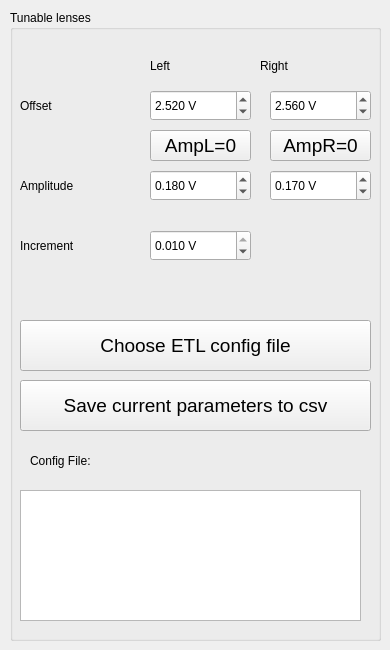
    <widget class="QWidget" name="tab_3">
     <attribute name="title">
      <string>ETL</string>
     </attribute>
     <widget class="QGroupBox" name="etlGroupbox1">
      <property name="geometry">
       <rect>
        <x>10</x>
        <y>10</y>
        <width>371</width>
        <height>631</height>
       </rect>
      </property>
      <property name="title">
       <string>Tunable lenses</string>
      </property>
      <widget class="QLabel" name="label_15">
       <property name="geometry">
        <rect>
         <x>10</x>
         <y>80</y>
         <width>131</width>
         <height>31</height>
        </rect>
       </property>
       <property name="text">
        <string>Offset</string>
       </property>
      </widget>
      <widget class="QLabel" name="label_16">
       <property name="geometry">
        <rect>
         <x>10</x>
         <y>160</y>
         <width>141</width>
         <height>31</height>
        </rect>
       </property>
       <property name="text">
        <string>Amplitude</string>
       </property>
      </widget>
      <widget class="QDoubleSpinBox" name="etl_l_offset_Spinbox">
       <property name="enabled">
        <bool>true</bool>
       </property>
       <property name="geometry">
        <rect>
         <x>140</x>
         <y>80</y>
         <width>101</width>
         <height>31</height>
        </rect>
       </property>
       <property name="suffix">
        <string> V</string>
       </property>
       <property name="decimals">
        <number>3</number>
       </property>
       <property name="maximum">
        <double>5.000000000000000</double>
       </property>
       <property name="singleStep">
        <double>0.002000000000000</double>
       </property>
       <property name="value">
        <double>2.520000000000000</double>
       </property>
      </widget>
      <widget class="QLabel" name="label_8">
       <property name="geometry">
        <rect>
         <x>140</x>
         <y>40</y>
         <width>91</width>
         <height>31</height>
        </rect>
       </property>
       <property name="text">
        <string>Left</string>
       </property>
      </widget>
      <widget class="QLabel" name="label_9">
       <property name="geometry">
        <rect>
         <x>250</x>
         <y>40</y>
         <width>91</width>
         <height>31</height>
        </rect>
       </property>
       <property name="text">
        <string>Right</string>
       </property>
      </widget>
      <widget class="QDoubleSpinBox" name="etl_r_offset_Spinbox">
       <property name="enabled">
        <bool>true</bool>
       </property>
       <property name="geometry">
        <rect>
         <x>260</x>
         <y>80</y>
         <width>101</width>
         <height>31</height>
        </rect>
       </property>
       <property name="suffix">
        <string> V</string>
       </property>
       <property name="decimals">
        <number>3</number>
       </property>
       <property name="maximum">
        <double>5.000000000000000</double>
       </property>
       <property name="singleStep">
        <double>0.002000000000000</double>
       </property>
       <property name="value">
        <double>2.560000000000000</double>
       </property>
      </widget>
      <widget class="QDoubleSpinBox" name="etl_l_amp_Spinbox">
       <property name="enabled">
        <bool>true</bool>
       </property>
       <property name="geometry">
        <rect>
         <x>140</x>
         <y>160</y>
         <width>101</width>
         <height>31</height>
        </rect>
       </property>
       <property name="suffix">
        <string> V</string>
       </property>
       <property name="decimals">
        <number>3</number>
       </property>
       <property name="maximum">
        <double>2.000000000000000</double>
       </property>
       <property name="singleStep">
        <double>0.002000000000000</double>
       </property>
       <property name="value">
        <double>0.180000000000000</double>
       </property>
      </widget>
      <widget class="QDoubleSpinBox" name="etl_r_amp_Spinbox">
       <property name="enabled">
        <bool>true</bool>
       </property>
       <property name="geometry">
        <rect>
         <x>260</x>
         <y>160</y>
         <width>101</width>
         <height>31</height>
        </rect>
       </property>
       <property name="suffix">
        <string> V</string>
       </property>
       <property name="decimals">
        <number>3</number>
       </property>
       <property name="maximum">
        <double>2.000000000000000</double>
       </property>
       <property name="singleStep">
        <double>0.002000000000000</double>
       </property>
       <property name="value">
        <double>0.170000000000000</double>
       </property>
      </widget>
      <widget class="QPushButton" name="chooseETLcfgButton">
       <property name="geometry">
        <rect>
         <x>10</x>
         <y>310</y>
         <width>351</width>
         <height>51</height>
        </rect>
       </property>
       <property name="font">
        <font>
         <pointsize>14</pointsize>
         <weight>50</weight>
         <italic>false</italic>
         <bold>false</bold>
        </font>
       </property>
       <property name="text">
        <string>Choose ETL config file</string>
       </property>
      </widget>
      <widget class="QPushButton" name="SaveParametersButton">
       <property name="enabled">
        <bool>true</bool>
       </property>
       <property name="geometry">
        <rect>
         <x>10</x>
         <y>370</y>
         <width>351</width>
         <height>51</height>
        </rect>
       </property>
       <property name="font">
        <font>
         <pointsize>14</pointsize>
         <weight>50</weight>
         <italic>false</italic>
         <bold>false</bold>
        </font>
       </property>
       <property name="text">
        <string>Save current parameters to csv</string>
       </property>
      </widget>
      <widget class="QLabel" name="label_17">
       <property name="geometry">
        <rect>
         <x>10</x>
         <y>220</y>
         <width>141</width>
         <height>31</height>
        </rect>
       </property>
       <property name="text">
        <string>Increment</string>
       </property>
      </widget>
      <widget class="QDoubleSpinBox" name="etl_increment_Spinbox">
       <property name="enabled">
        <bool>true</bool>
       </property>
       <property name="geometry">
        <rect>
         <x>140</x>
         <y>220</y>
         <width>101</width>
         <height>31</height>
        </rect>
       </property>
       <property name="suffix">
        <string> V</string>
       </property>
       <property name="decimals">
        <number>3</number>
       </property>
       <property name="maximum">
        <double>0.010000000000000</double>
       </property>
       <property name="singleStep">
        <double>0.001000000000000</double>
       </property>
       <property name="value">
        <double>0.010000000000000</double>
       </property>
      </widget>
      <widget class="QTextEdit" name="ETLconfigIndicator">
       <property name="geometry">
        <rect>
         <x>10</x>
         <y>480</y>
         <width>341</width>
         <height>131</height>
        </rect>
       </property>
       <property name="acceptDrops">
        <bool>false</bool>
       </property>
       <property name="readOnly">
        <bool>true</bool>
       </property>
      </widget>
      <widget class="QLabel" name="label">
       <property name="geometry">
        <rect>
         <x>20</x>
         <y>430</y>
         <width>121</width>
         <height>41</height>
        </rect>
       </property>
       <property name="text">
        <string>Config File:</string>
       </property>
      </widget>
      <widget class="QPushButton" name="zeroRightETLButton">
       <property name="geometry">
        <rect>
         <x>260</x>
         <y>120</y>
         <width>101</width>
         <height>31</height>
        </rect>
       </property>
       <property name="font">
        <font>
         <pointsize>14</pointsize>
         <weight>50</weight>
         <italic>false</italic>
         <bold>false</bold>
        </font>
       </property>
       <property name="text">
        <string>AmpR=0</string>
       </property>
       <property name="checkable">
        <bool>true</bool>
       </property>
      </widget>
     </widget>
     <widget class="QPushButton" name="zeroLeftETLButton">
      <property name="geometry">
       <rect>
        <x>150</x>
        <y>130</y>
        <width>101</width>
        <height>31</height>
       </rect>
      </property>
      <property name="font">
       <font>
        <pointsize>14</pointsize>
        <weight>50</weight>
        <italic>false</italic>
        <bold>false</bold>
       </font>
      </property>
      <property name="text">
       <string>AmpL=0</string>
      </property>
      <property name="checkable">
       <bool>true</bool>
      </property>
     </widget>
    </widget>
